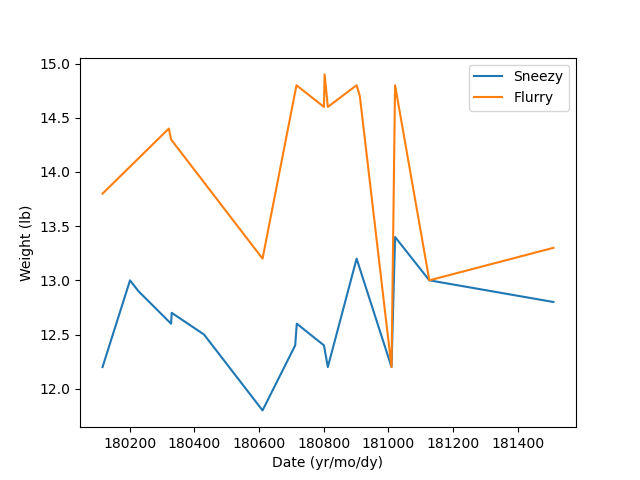

Source code (Python):
# Import plot routine:
import matplotlib.pyplot as plt
# Import routine to mimic 'sed' in python:
import fileinput
# Import routine to read/write csv files:
import csv

# Remove extra tab in the data to easily read it in with csv:
for line in fileinput.input('CatWeights.txt', inplace=True):
	print(line.replace('\t\t', '\t'), end='')

# Read in data
with open('CatWeights.txt') as csv_file:
	csv_reader = csv.reader(csv_file, delimiter='\t')
	date = []
	location = []
	cat = []
	weight = []
	for row in csv_reader:
		if len(row) == 4:
			date = date+[row[0]]
			location = location+[row[1]]
			cat = cat+[row[2]]
			weight = weight+[row[3]]
date = [int(i) for i in date]
weight = [float(i) for i in weight]

# Put the tab back in the data file:
for line in fileinput.input('CatWeights.txt', inplace=True):
	print(line.replace('\t', '\t\t'), end='')

# Separate Sneezy and Flurry data:
Sdate = []
Slocation = []
Scat = []
Sweight = []
Fdate = []
Flocation = []
Fcat = []
Fweight = []
for i in range(len(date)):
	if cat[i] == 'Sneezy':
		Sdate = Sdate+[date[i]]
		Slocation = Slocation+[location[i]]
		Scat = Scat+[cat[i]]
		Sweight = Sweight+[weight[i]]
	elif cat[i] == 'Flurry':
		Fdate = Fdate+[date[i]]
		Flocation = Flocation+[location[i]]
		Fcat = Fcat+[cat[i]]
		Fweight = Fweight+[weight[i]]

# Make plot:
plt.plot(Sdate,Sweight,label='Sneezy')
plt.plot(Fdate,Fweight,label='Flurry')
plt.xlabel('Date (yr/mo/dy)')
plt.ylabel('Weight (lb)')
plt.legend(loc='upper right')
plt.savefig('CatWeights.png')
